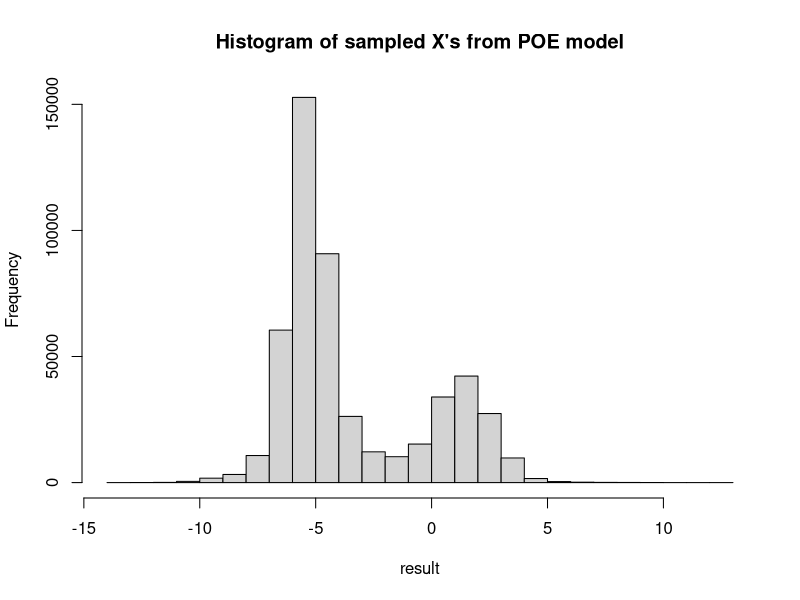
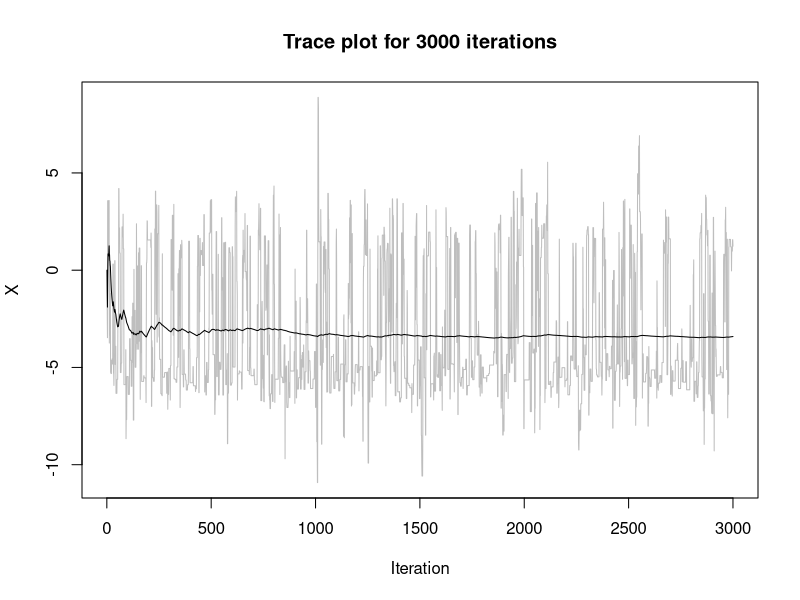
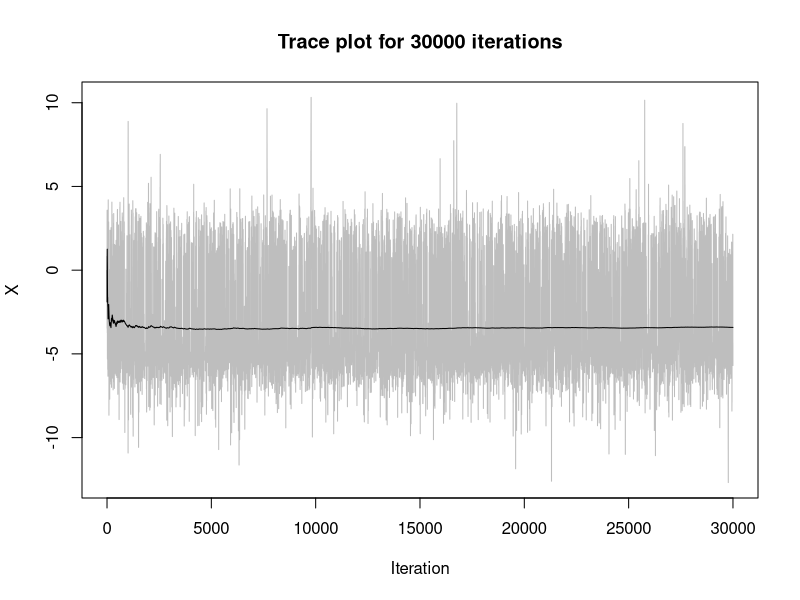
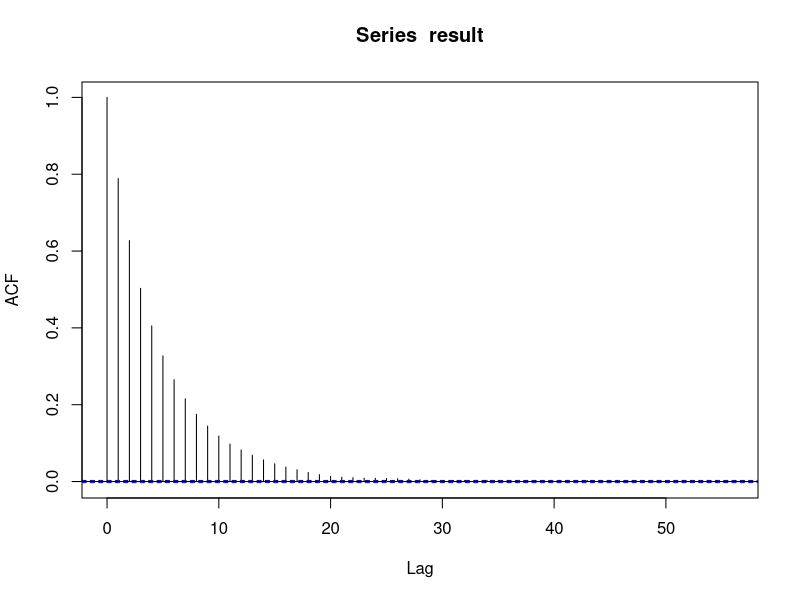
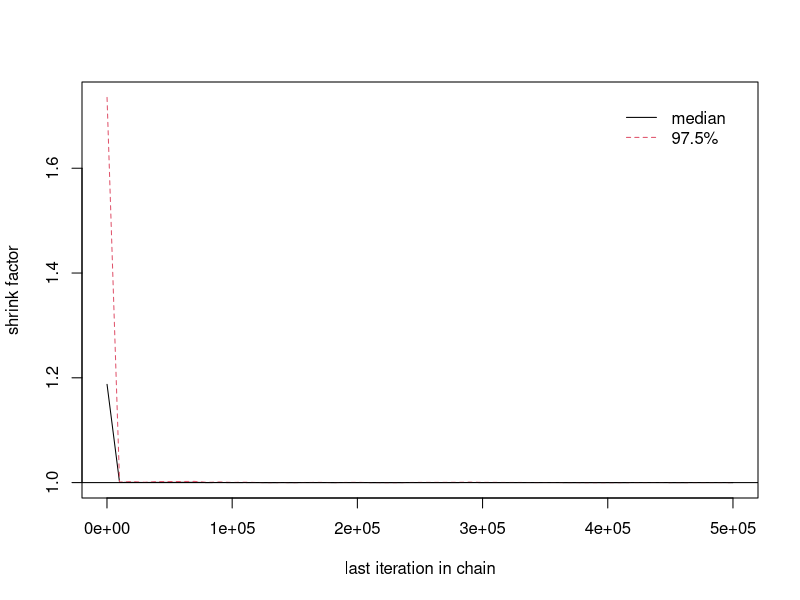

Reproduce these figures in R, in order. (Note: a time limit stopped this script after it produced the figures.)
## ---- chunk 1
knitr::opts_chunk$set(echo = TRUE, comment = NA, fig.width = 12, fig.height = 8)
set.seed(135)
library(coda)
## ---- chunk 2
# Set up theta, cauchy function, and poe function
theta <- c(10,-5,1,3,-6,-10)

cauchy.f <- function(x, theta){
   1 / (pi*(1+(x-theta)^2))
}

poe.f <- function(x, theta){
   prod <- 1
   for (i in theta){
      prod <- prod * cauchy.f(x,i)
   }
   return(prod)
}

# Metropolis-Hastings Sampler
metropolis <- function(theta,N=500000){
   x <- numeric(N)
   
   # Run the simulation
   for(i in 2:N) {
      # Generate y = x + e
      y <- x[i-1] + rnorm(1, sd=5)
      
      # Calculate acceptance ratio
      a.ratio <- min(log(poe.f(y, theta)) - log(poe.f(x[i-1], theta)), 0)
      
      # Simulate a U(0,1) rv to decide acceptance
      u <- runif(1)
      
      if(log(u) <= a.ratio)
         x[i] <- y
      else
         x[i] <- x[i-1]
   }
   
   return(x)
}

# Run sampler
ptm <- proc.time()
result <- metropolis(theta)
mcmc.result <- mcmc(result)
runTime <- proc.time() - ptm

# Run second chain to check convergence with Gelman plot
result2 <- metropolis(theta)
mcmc.result2 <- mcmc(result2)
## ---- chunk 3
# Histogram
hist(result, main="Histogram of sampled X's from POE model")

# Trace plots
N <- 3000
plot(result[1:N], type="l", col="gray", xlab="Iteration", ylab="X", 
     main="Trace plot for 3000 iterations")
lines(1:N, cumsum(result[1:N]) / (1:N))
N <- 30000
plot(result[1:N], type="l", col="gray", xlab="Iteration", ylab="X", 
     main="Trace plot for 30000 iterations")
lines(1:N, cumsum(result[1:N]) / (1:N))

# Acceptance rate
AR <- 1 - rejectionRate(mcmc.result)
paste0("The acceptance rate of this MH algorithm is ", AR)
## ---- chunk 4
# ACF
acf(result)

# Effective sample size
effSS <- effectiveSize(mcmc.result)
effSS

# Relative efficiency - effective sample size / total sample size
totalSize <- 500000 - 500 # Subtract burn-in
effSS/totalSize

# Gelman plot
combinedchains = mcmc.list(mcmc.result, mcmc.result2)
gelman.plot(combinedchains) # Shrink factor below 1.1 is good

# Runtime
runTime
## ---- chunk 5
indices <- seq(5495,500000,495) # Take every 495th observation
mySamples <- result[indices]
## ---- chunk 6
getSamples <- function(theta){
   temp <- metropolis(theta, N=30000)
   temp[seq(5025,30000,25)]
}

sve <- function(sample, N=5000){
   theta <- matrix(0, nrow=N, ncol=6)
   
   # Run the simulation
   for(i in 2:N) {
      # Generate y = theta + e
      y <- theta[i-1,] + rnorm(6, sd=3)

      # Generate auxiliary variable
      w <- getSamples(y)
      
      # Calculate acceptance ratio
      a.ratio <- min(sum(log(poe.f(sample, y)) - log(poe.f(sample, theta[i-1,])) +
                        log(poe.f(w, theta[i-1,])) - log(poe.f(w, y))), 0)

      # Simulate a U(0,1) rv to decide acceptance
      u <- runif(1)
      
      if(log(u) <= a.ratio)
         theta[i,] <- y
      else
         theta[i,] <- theta[i-1,]
      
      if (i%%100 == 0)
         paste0("Iteration ",i)
   }
   
   return(theta)
}

theta_hat <- sve(mySamples)
N <- 5000
for (i in 1:6){
   print((cumsum(theta_hat[1:N,i]) / (1:N))[N])
}
